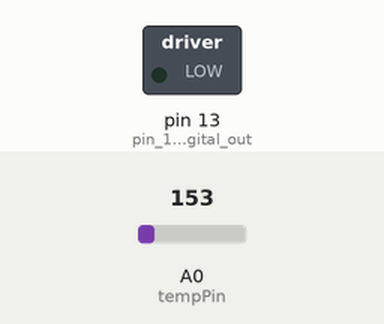
Recording of a sketch running on a simulated Arduino Uno, built with avr-gcc and run on an emulated ATmega328P. On the bench: switched loads named in the sketch (green lamp = pin HIGH). The inputs (shaded band) are chosen by the test bench; at power-on: A0 (tempPin) = 153. The modem accepts every AT command (registered, SIM ready, sends succeed) and sends nothing else.

Above: at 1.2 s.
1.3 s: A0 (tempPin) set to 128
2.8 s: A0 (tempPin) set to 117
At 4.2 s:
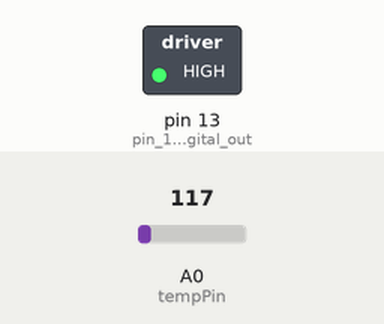
Timing chart, 0 to 20.6 s (numbered marks = the images above; inputs shaded):
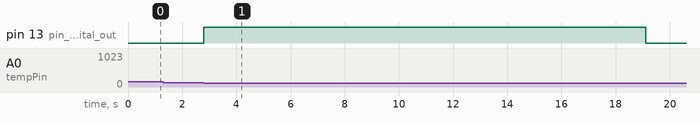

The sketch:

AlertMe.ino
```cpp
/*
  Code for AlertMe by Mary Floren.

  Reads input from a TMP36 temperature sensor
  and sends a text through a Motorola c168i if
  the temperature drops below 50 degrees

 Sources:
 http://sheffiel.blogspot.com/2011/02/remote-car-starter-controlling-motorola.html
 https://learn.sparkfun.com/tutorials/sik-experiment-guide-for-arduino---v32/experiment-7-reading-a-temperature-sensor

*/
#include <SoftwareSerial.h>

SoftwareSerial mySerial(3, 2); // RX, TX pins
const int tempPin = 0;

void setup() {

pinMode(13, OUTPUT); // pin 13 is digital out (LED)
mySerial.begin(4800); // Serial connection, baud rate 4800

}

void loop(){
float voltage, deg;

voltage = analogRead(tempPin) * 0.004882814;

deg = ((voltage - 0.5) * 180.0) + 32.0; //converts voltage to degrees in fahrenheit

if (deg < 50 ){ // if the temperature drops below 50 degrees fahrenheit
digitalWrite(13, HIGH); // Turn LED on
mySerial.println("AT"); // Send AT command to wake up cell phone

//delays let the phone complete each step before moving on
delay(1000);
mySerial.println("AT+CMGF=1"); // SMS mode
delay(1000);
mySerial.println("AT+CMGW=\"+16302906004\""); // for now, writes to my cell phone number
delay(1000);

// write the warning contents of the text to be sent
mySerial.print("WARNING: The temperatute in the lake house is below 50 degrees. There may be an issue.");
delay(1500);
mySerial.write(byte(26)); // end of message
delay(1500);
mySerial.println("AT+CMSS=1"); // Sends message at index of 1


delay(10000);
mySerial.println("AT+CMGD=1"); // Deletes message at index of 1
digitalWrite(13, LOW); // LED off
delay(60000); // wait one minute
}

}
```

Measured:
- the behaviour switches between 123 and 122 on A0 (tempPin) (found by bisection; images 0 and 1)
- after the input at 1.3 s, every drawn part: stays the same
- after the input at 2.8 s, pin 13 (pin_13_is_digital_out): LOW → HIGH at once, → LOW 16.3 s later
